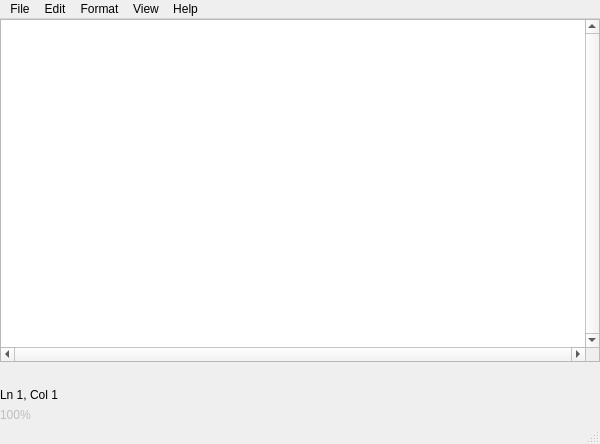
<?xml version="1.0" encoding="UTF-8"?>
<ui version="4.0">
 <class>MainWindow</class>
 <widget class="QMainWindow" name="MainWindow">
  <property name="windowModality">
   <enum>Qt::NonModal</enum>
  </property>
  <property name="geometry">
   <rect>
    <x>0</x>
    <y>0</y>
    <width>600</width>
    <height>444</height>
   </rect>
  </property>
  <property name="sizePolicy">
   <sizepolicy hsizetype="Preferred" vsizetype="Preferred">
    <horstretch>0</horstretch>
    <verstretch>0</verstretch>
   </sizepolicy>
  </property>
  <property name="minimumSize">
   <size>
    <width>367</width>
    <height>293</height>
   </size>
  </property>
  <property name="mouseTracking">
   <bool>false</bool>
  </property>
  <property name="windowTitle">
   <string>RellPad</string>
  </property>
  <property name="windowIcon">
   <iconset>
    <normaloff>C:/Users/Fern Aerell/Downloads/RellPad.png</normaloff>C:/Users/Fern Aerell/Downloads/RellPad.png</iconset>
  </property>
  <property name="layoutDirection">
   <enum>Qt::LeftToRight</enum>
  </property>
  <property name="toolButtonStyle">
   <enum>Qt::ToolButtonTextOnly</enum>
  </property>
  <property name="documentMode">
   <bool>false</bool>
  </property>
  <property name="tabShape">
   <enum>QTabWidget::Rounded</enum>
  </property>
  <property name="dockNestingEnabled">
   <bool>false</bool>
  </property>
  <property name="unifiedTitleAndToolBarOnMac">
   <bool>false</bool>
  </property>
  <widget class="QWidget" name="centralwidget">
   <layout class="QVBoxLayout" name="verticalLayout">
    <property name="spacing">
     <number>6</number>
    </property>
    <property name="leftMargin">
     <number>0</number>
    </property>
    <property name="topMargin">
     <number>0</number>
    </property>
    <property name="rightMargin">
     <number>0</number>
    </property>
    <property name="bottomMargin">
     <number>0</number>
    </property>
    <item>
     <widget class="QTextEdit" name="textEdit">
      <property name="font">
       <font>
        <family>Consolas</family>
        <pointsize>11</pointsize>
       </font>
      </property>
      <property name="focusPolicy">
       <enum>Qt::ClickFocus</enum>
      </property>
      <property name="verticalScrollBarPolicy">
       <enum>Qt::ScrollBarAlwaysOn</enum>
      </property>
      <property name="horizontalScrollBarPolicy">
       <enum>Qt::ScrollBarAlwaysOn</enum>
      </property>
      <property name="lineWrapMode">
       <enum>QTextEdit::NoWrap</enum>
      </property>
     </widget>
    </item>
    <item>
     <widget class="QLabel" name="label_dummy">
      <property name="text">
       <string/>
      </property>
     </widget>
    </item>
    <item>
     <widget class="QLabel" name="line_col_label">
      <property name="text">
       <string>Ln 1, Col 1</string>
      </property>
      <property name="scaledContents">
       <bool>false</bool>
      </property>
      <property name="margin">
       <number>3</number>
      </property>
     </widget>
    </item>
    <item>
     <widget class="QLabel" name="zoom_label">
      <property name="enabled">
       <bool>false</bool>
      </property>
      <property name="text">
       <string>100%</string>
      </property>
     </widget>
    </item>
   </layout>
  </widget>
  <widget class="QMenuBar" name="menubar">
   <property name="geometry">
    <rect>
     <x>0</x>
     <y>0</y>
     <width>600</width>
     <height>20</height>
    </rect>
   </property>
   <property name="focusPolicy">
    <enum>Qt::NoFocus</enum>
   </property>
   <property name="defaultUp">
    <bool>false</bool>
   </property>
   <widget class="QMenu" name="menuFile">
    <property name="title">
     <string>File</string>
    </property>
    <addaction name="actionNew"/>
    <addaction name="actionNew_WIndow"/>
    <addaction name="actionOpen"/>
    <addaction name="actionSave"/>
    <addaction name="actionSave_As"/>
    <addaction name="separator"/>
    <addaction name="actionExit"/>
   </widget>
   <widget class="QMenu" name="menuEdit">
    <property name="title">
     <string>Edit</string>
    </property>
    <addaction name="actionUndo"/>
    <addaction name="actionRedo"/>
    <addaction name="separator"/>
    <addaction name="actionCut"/>
    <addaction name="actionCopy"/>
    <addaction name="actionPaste"/>
    <addaction name="actionDelete"/>
    <addaction name="separator"/>
    <addaction name="actionFind"/>
    <addaction name="actionFind_Next"/>
    <addaction name="actionFind_Previos"/>
    <addaction name="actionReplace"/>
    <addaction name="actionGo_To"/>
    <addaction name="separator"/>
    <addaction name="actionSelect_All"/>
    <addaction name="actionTime_Date"/>
   </widget>
   <widget class="QMenu" name="menuFormat">
    <property name="title">
     <string>View</string>
    </property>
    <widget class="QMenu" name="menuZoom">
     <property name="enabled">
      <bool>false</bool>
     </property>
     <property name="title">
      <string>Zoom</string>
     </property>
     <addaction name="actionZoom_In"/>
     <addaction name="actionZoom_Out"/>
     <addaction name="actionRestore_Default_Zoom"/>
    </widget>
    <addaction name="menuZoom"/>
    <addaction name="actionStatus_Bar"/>
   </widget>
   <widget class="QMenu" name="menuHelp">
    <property name="title">
     <string>Help</string>
    </property>
    <addaction name="actionGithub"/>
    <addaction name="actionYoutube"/>
    <addaction name="separator"/>
    <addaction name="actionAbout_RellPad"/>
   </widget>
   <widget class="QMenu" name="menuFormat_2">
    <property name="title">
     <string>Format</string>
    </property>
    <addaction name="actionWord_Wrap"/>
    <addaction name="actionFonts"/>
   </widget>
   <addaction name="menuFile"/>
   <addaction name="menuEdit"/>
   <addaction name="menuFormat_2"/>
   <addaction name="menuFormat"/>
   <addaction name="menuHelp"/>
  </widget>
  <widget class="QStatusBar" name="statusbar">
   <property name="enabled">
    <bool>true</bool>
   </property>
  </widget>
  <action name="actionGithub">
   <property name="text">
    <string>Github</string>
   </property>
  </action>
  <action name="actionYoutube">
   <property name="text">
    <string>Youtube</string>
   </property>
  </action>
  <action name="actionAbout_RellPad">
   <property name="text">
    <string>About RellPad</string>
   </property>
  </action>
  <action name="actionZoom_In">
   <property name="text">
    <string>Zoom In</string>
   </property>
   <property name="shortcut">
    <string>Ctrl++</string>
   </property>
  </action>
  <action name="actionZoom_Out">
   <property name="text">
    <string>Zoom Out</string>
   </property>
   <property name="shortcut">
    <string>Ctrl+-</string>
   </property>
  </action>
  <action name="actionRestore_Default_Zoom">
   <property name="text">
    <string>Restore Default Zoom</string>
   </property>
   <property name="shortcut">
    <string>Ctrl+0</string>
   </property>
  </action>
  <action name="actionStatus_Bar">
   <property name="checkable">
    <bool>true</bool>
   </property>
   <property name="enabled">
    <bool>false</bool>
   </property>
   <property name="text">
    <string>Status Bar</string>
   </property>
  </action>
  <action name="actionWord_Wrap">
   <property name="checkable">
    <bool>true</bool>
   </property>
   <property name="enabled">
    <bool>false</bool>
   </property>
   <property name="text">
    <string>Word Wrap</string>
   </property>
  </action>
  <action name="actionFonts">
   <property name="enabled">
    <bool>false</bool>
   </property>
   <property name="text">
    <string>Font...</string>
   </property>
  </action>
  <action name="actionNew">
   <property name="text">
    <string>New</string>
   </property>
   <property name="shortcut">
    <string>Ctrl+N</string>
   </property>
  </action>
  <action name="actionNew_WIndow">
   <property name="text">
    <string>New Window</string>
   </property>
   <property name="shortcut">
    <string>Ctrl+Shift+N</string>
   </property>
  </action>
  <action name="actionOpen">
   <property name="text">
    <string>Open...</string>
   </property>
   <property name="shortcut">
    <string>Ctrl+O</string>
   </property>
  </action>
  <action name="actionSave">
   <property name="text">
    <string>Save</string>
   </property>
   <property name="shortcut">
    <string>Ctrl+S</string>
   </property>
  </action>
  <action name="actionSave_As">
   <property name="text">
    <string>Save As</string>
   </property>
   <property name="shortcut">
    <string>Ctrl+Shift+S</string>
   </property>
  </action>
  <action name="actionExit">
   <property name="text">
    <string>Exit</string>
   </property>
  </action>
  <action name="actionUndo">
   <property name="enabled">
    <bool>false</bool>
   </property>
   <property name="text">
    <string>Undo</string>
   </property>
   <property name="shortcut">
    <string>Ctrl+Z</string>
   </property>
  </action>
  <action name="actionRedo">
   <property name="enabled">
    <bool>false</bool>
   </property>
   <property name="text">
    <string>Redo</string>
   </property>
   <property name="shortcut">
    <string>Ctrl+Y</string>
   </property>
  </action>
  <action name="actionCut">
   <property name="enabled">
    <bool>false</bool>
   </property>
   <property name="text">
    <string>Cut</string>
   </property>
   <property name="shortcut">
    <string>Ctrl+X</string>
   </property>
  </action>
  <action name="actionCopy">
   <property name="text">
    <string>Copy</string>
   </property>
   <property name="shortcut">
    <string>Ctrl+C</string>
   </property>
  </action>
  <action name="actionPaste">
   <property name="text">
    <string>Paste</string>
   </property>
   <property name="shortcut">
    <string>Ctrl+V</string>
   </property>
  </action>
  <action name="actionDelete">
   <property name="text">
    <string>Delete</string>
   </property>
   <property name="shortcut">
    <string>Del</string>
   </property>
  </action>
  <action name="actionFind">
   <property name="enabled">
    <bool>false</bool>
   </property>
   <property name="text">
    <string>Find...</string>
   </property>
   <property name="shortcut">
    <string>Ctrl+F</string>
   </property>
  </action>
  <action name="actionFind_Next">
   <property name="enabled">
    <bool>false</bool>
   </property>
   <property name="text">
    <string>Find Next</string>
   </property>
   <property name="shortcut">
    <string>F3</string>
   </property>
  </action>
  <action name="actionFind_Previos">
   <property name="enabled">
    <bool>false</bool>
   </property>
   <property name="text">
    <string>Find Previous</string>
   </property>
   <property name="shortcut">
    <string>Shift+F3</string>
   </property>
  </action>
  <action name="actionReplace">
   <property name="enabled">
    <bool>false</bool>
   </property>
   <property name="text">
    <string>Replace...</string>
   </property>
   <property name="shortcut">
    <string>Ctrl+H</string>
   </property>
  </action>
  <action name="actionGo_To">
   <property name="enabled">
    <bool>false</bool>
   </property>
   <property name="text">
    <string>Go To...</string>
   </property>
   <property name="shortcut">
    <string>Ctrl+G</string>
   </property>
  </action>
  <action name="actionSelect_All">
   <property name="enabled">
    <bool>false</bool>
   </property>
   <property name="text">
    <string>Select All</string>
   </property>
   <property name="shortcut">
    <string>Ctrl+A</string>
   </property>
  </action>
  <action name="actionTime_Date">
   <property name="enabled">
    <bool>false</bool>
   </property>
   <property name="text">
    <string>Time/Date</string>
   </property>
   <property name="shortcut">
    <string>F5</string>
   </property>
  </action>
 </widget>
 <resources/>
 <connections/>
</ui>
